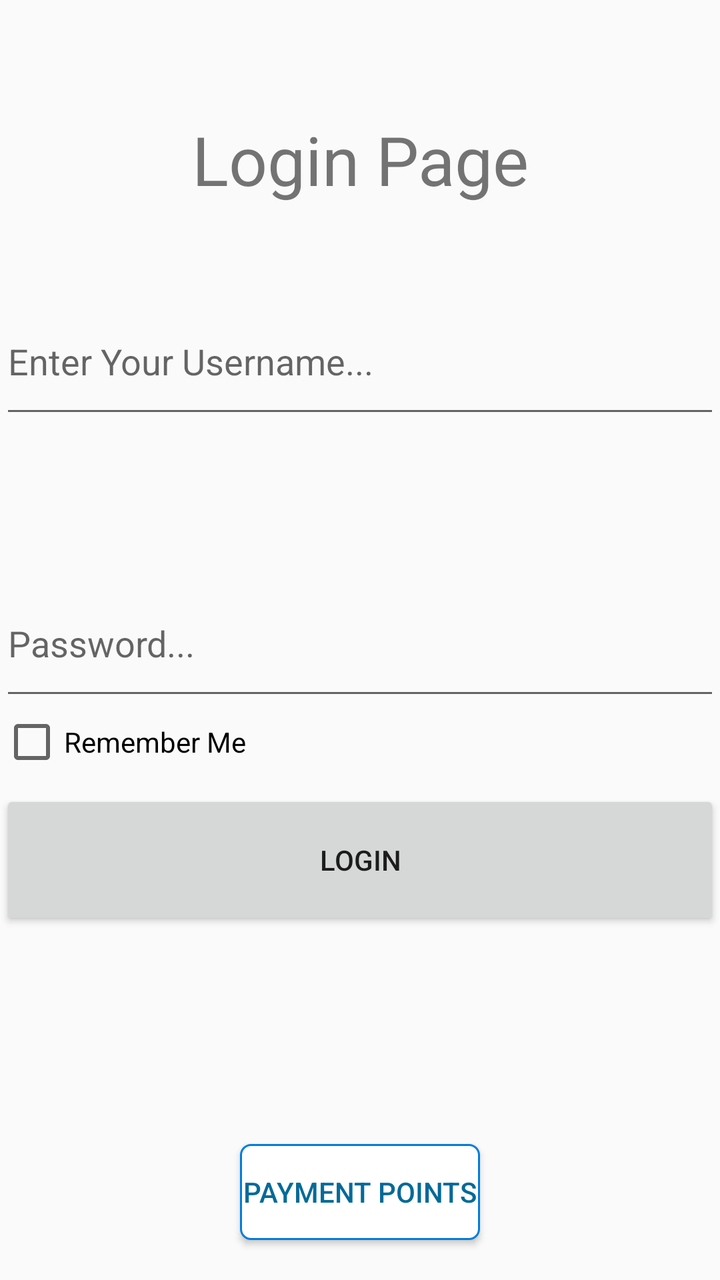
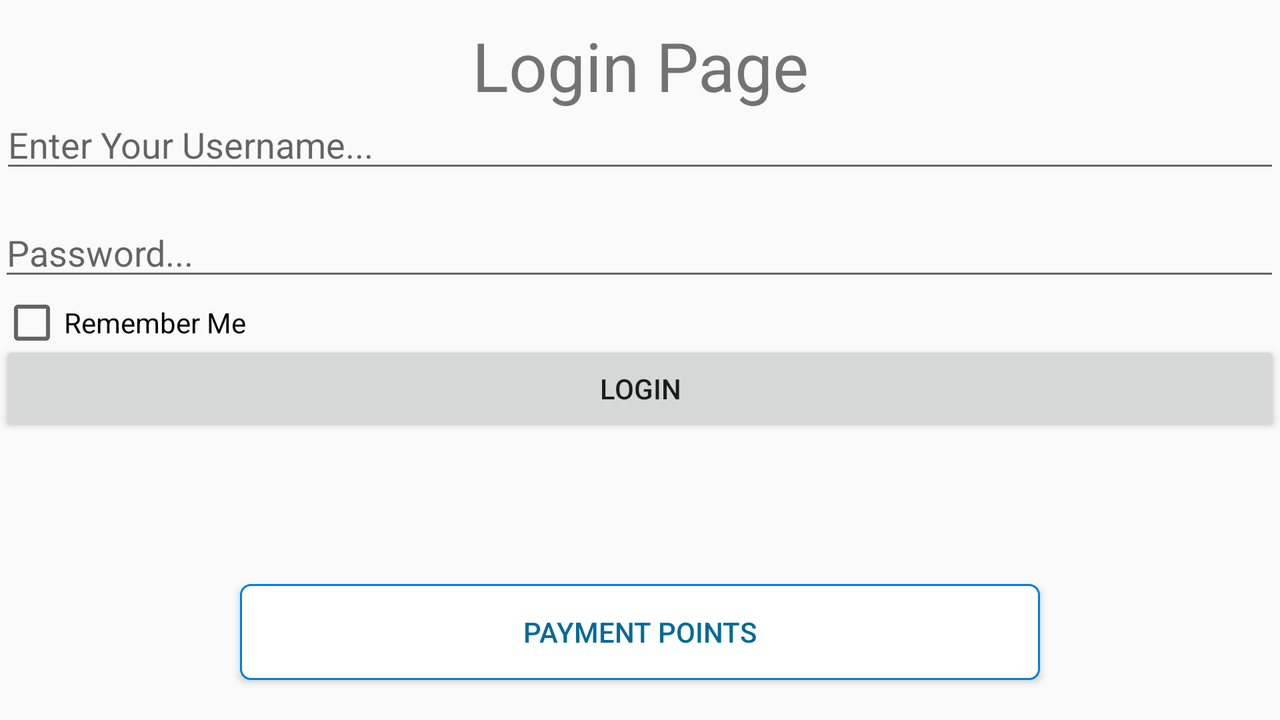

Compare how this app lays out the same screen by default and in its alternative resource folder. The renders come first, then the two layout files and the values they reference.
<!-- AndroidManifest.xml: application theme AppTheme -->
<!-- res/layout/activity_login.xml -->
<?xml version="1.0" encoding="utf-8"?>
<RelativeLayout
    xmlns:android="http://schemas.android.com/apk/res/android"
    xmlns:tools="http://schemas.android.com/tools"
    android:layout_width="match_parent"
    android:layout_height="match_parent">

    <EditText
        android:id="@+id/editText"
        android:layout_width="match_parent"
        android:layout_height="70dp"
        android:layout_alignParentStart="true"
        android:layout_alignParentLeft="true"
        android:layout_alignParentTop="true"
        android:layout_marginTop="144dp"
        android:hint="Enter Your Username..." />

    <EditText
        android:id="@+id/editText2"
        android:layout_width="match_parent"
        android:layout_height="70dp"
        android:layout_alignParentStart="true"
        android:layout_alignParentLeft="true"
        android:layout_centerVertical="true"
        android:ems="10"
        android:hint="Password..."
        android:inputType="textPassword" />
    <CheckBox
        android:id="@+id/saveLoginCheckBox"
        android:layout_width="fill_parent"
        android:layout_height="wrap_content"
        android:layout_alignParentLeft="true"
        android:layout_below="@+id/editText2"
        android:text="Remember Me" />
    <Button
        android:id="@+id/buttonLogin"
        android:layout_width="match_parent"
        android:layout_height="70dp"
        android:layout_below="@+id/editText2"
        android:layout_alignParentEnd="true"
        android:layout_alignParentRight="true"
        android:layout_marginTop="40dp"
        android:text="Login" />

    <TextView
        android:id="@+id/textView"
        android:layout_width="match_parent"
        android:layout_height="wrap_content"
        android:layout_alignParentTop="true"
        android:layout_centerHorizontal="true"
        android:layout_marginTop="57dp"
        android:gravity="center_horizontal"
        android:text="Login Page"
        android:textSize="34sp" />

    <Button
        android:id="@+id/loginOdemeNoktaBtn"
        android:layout_width="143dp"
        android:layout_height="wrap_content"
        android:layout_alignParentStart="true"
        android:layout_alignParentEnd="true"
        android:layout_alignParentBottom="true"
        android:layout_marginStart="120dp"
        android:layout_marginEnd="120dp"
        android:layout_marginBottom="20dp"
        android:background="@drawable/border"
        android:drawableLeft="@drawable/ic_baseline_map_24"
        android:text="Payment Points"
        android:textColor="#056A98" />

    <ProgressBar
        android:id="@+id/progressBarLogin"
        style="?android:attr/progressBarStyleLarge"
        android:layout_width="wrap_content"
        android:layout_height="wrap_content"
        android:layout_centerInParent="true"
        android:indeterminate="true"
        tools:visibility="gone" />

</RelativeLayout>
<!-- resources referenced by this layout -->
<resources>
  <!-- drawable border (drawable) -->
  <?xml version="1.0" encoding="utf-8"?>
  <shape xmlns:android="http://schemas.android.com/apk/res/android"
      android:shape="rectangle" >
  
      
      <solid
          android:color="#FFFFFF" >
      </solid>
  
      
      <stroke
          android:width="1dp"
          android:color="@color/ic_launcher_background" >
      </stroke>
  
      
      <corners
          android:radius="5dp"   >
      </corners>
  
  </shape>
  <style name="AppTheme" parent="Theme.AppCompat.Light.DarkActionBar">
          
          <item name="colorPrimary">@color/colorPrimary</item>
          <item name="colorPrimaryDark">@color/colorPrimaryDark</item>
          <item name="colorAccent">@color/colorAccent</item>
      </style>
  <color name="ic_launcher_background">#007DDC</color>
  <color name="colorPrimary">#3700B3</color>
  <color name="colorPrimaryDark">#3700B3</color>
  <color name="colorAccent">#03DAC5</color>
</resources>
<!-- res/layout-land/activity_login.xml (the repository's variant of the layout above) -->
<!-- drawn on the phone turned sideways -->
<?xml version="1.0" encoding="utf-8"?>
<RelativeLayout
    xmlns:android="http://schemas.android.com/apk/res/android" android:layout_width="match_parent"
    android:layout_height="match_parent">

    <EditText
        android:id="@+id/editText"
        android:layout_width="match_parent"
        android:layout_height="wrap_content"
        android:layout_alignParentStart="true"
        android:layout_alignParentLeft="true"
        android:layout_alignParentTop="true"
        android:layout_marginTop="50dp"
        android:hint="Enter Your Username..." />

    <EditText
        android:id="@+id/editText2"
        android:layout_width="731dp"
        android:layout_height="wrap_content"
        android:layout_alignParentStart="true"
        android:layout_alignParentLeft="true"
        android:layout_alignParentTop="true"
        android:layout_marginStart="-1dp"
        android:layout_marginLeft="-1dp"
        android:layout_marginTop="104dp"
        android:ems="10"
        android:hint="Password..."
        android:inputType="textPassword" />

    <CheckBox
        android:id="@+id/saveLoginCheckBox"
        android:layout_width="fill_parent"
        android:layout_height="wrap_content"
        android:layout_alignParentLeft="true"
        android:layout_below="@+id/editText2"
        android:text="Remember Me" />

    <Button
        android:id="@+id/buttonLogin"
        android:layout_width="match_parent"
        android:layout_height="wrap_content"
        android:layout_below="@+id/editText2"
        android:layout_alignParentEnd="true"
        android:layout_alignParentRight="true"
        android:layout_marginTop="25dp"
        android:layout_marginEnd="0dp"
        android:layout_marginRight="0dp"
        android:text="Login" />

    <TextView
        android:id="@+id/textView"
        android:layout_width="match_parent"
        android:layout_height="wrap_content"
        android:layout_alignParentTop="true"
        android:layout_centerHorizontal="true"
        android:layout_marginTop="10dp"
        android:gravity="center_horizontal"
        android:text="Login Page"
        android:textSize="34sp" />

    <Button
        android:id="@+id/loginOdemeNoktaBtn"
        android:layout_width="143dp"
        android:layout_height="wrap_content"
        android:layout_alignParentStart="true"
        android:layout_alignParentEnd="true"
        android:layout_alignParentBottom="true"
        android:layout_marginStart="120dp"
        android:layout_marginEnd="120dp"
        android:layout_marginBottom="20dp"
        android:background="@drawable/border"
        android:drawableLeft="@drawable/ic_baseline_map_24"
        android:text="Payment Points"
        android:textColor="#056A98" />

</RelativeLayout>
